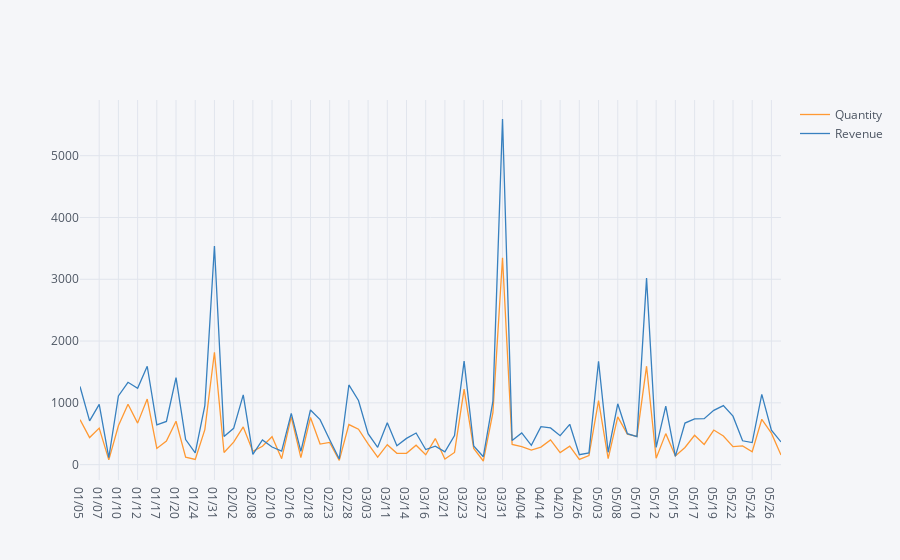

This figure's notebook cell:
### Code cell
france_qty_rvn.iplot(kind = 'line')

### Figure 1 — Plotly figure (JSON) as saved in the notebook; plotly's stock layout.template omitted (floating-point values rounded to 4 significant figures)
{"data": [{"line": {"color": "rgba(255, 153, 51, 1.0)", "dash": "solid", "shape": "linear", "width": 1.3}, "mode": "lines", "name": "Quantity", "text": "", "type": "scatter", "uid": "3a951284-a05b-4fe1-abc9-763491354eab", "x": ["01/05", "01/06", "01/07", "01/09", "01/10", "01/11", "01/12", "01/14", "01/17", "01/19", "01/20", "01/23", "01/24", "01/28", "01/31", "02/01", "02/02", "02/04", "02/08", "02/09", "02/10", "02/15", "02/16", "02/17", "02/18", "02/21", "02/23", "02/27", "02/28", "03/01", "03/03", "03/04", "03/11", "03/13", "03/14", "03/15", "03/16", "03/20", "03/21", "03/22", "03/23", "03/25", "03/27", "03/28", "03/31", "04/01", "04/04", "04/07", "04/14", "04/17", "04/20", "04/21", "04/26", "04/28", "05/03", "05/05", "05/08", "05/09", "05/10", "05/11", "05/12", "05/13", "05/15", "05/16", "05/17", "05/18", "05/19", "05/20", "05/22", "05/23", "05/24", "05/25", "05/26", "05/27"], "y": [728, 438, 591, 78, 628, 978, 672, 1061, 263, 383, 702, 120, 84, 567, 1819, 197, 365, 611, 214, 298, 452, 96, 772, 114, 763, 333, 360, 70, 649, 574, 338, 123, 323, 183, 184, 314, 159, 422, 90, 198, 1221, 261, 59, 842, 3349, 328, 293, 236, 284, 400, 196, 298, 84, 146, 1036, 98, 773, 494, 458, 1593, 105, 502, 140, 278, 476, 327, 560, 464, 291, 304, 208, 734, 510, 155]}, {"line": {"color": "rgba(55, 128, 191, 1.0)", "dash": "solid", "shape": "linear", "width": 1.3}, "mode": "lines", "name": "Revenue", "text": "", "type": "scatter", "uid": "f1715b93-0726-4513-ac36-6b1bff38957d", "x": ["01/05", "01/06", "01/07", "01/09", "01/10", "01/11", "01/12", "01/14", "01/17", "01/19", "01/20", "01/23", "01/24", "01/28", "01/31", "02/01", "02/02", "02/04", "02/08", "02/09", "02/10", "02/15", "02/16", "02/17", "02/18", "02/21", "02/23", "02/27", "02/28", "03/01", "03/03", "03/04", "03/11", "03/13", "03/14", "03/15", "03/16", "03/20", "03/21", "03/22", "03/23", "03/25", "03/27", "03/28", "03/31", "04/01", "04/04", "04/07", "04/14", "04/17", "04/20", "04/21", "04/26", "04/28", "05/03", "05/05", "05/08", "05/09", "05/10", "05/11", "05/12", "05/13", "05/15", "05/16", "05/17", "05/18", "05/19", "05/20", "05/22", "05/23", "05/24", "05/25", "05/26", "05/27"], "y": [1265.0, 709.0, 975.1, 114.0, 1112.0, 1333.0, 1236.0, 1592.0, 642.1, 698.8, 1409.0, 406.5, 190.2, 953.8, 3538.0, 456.8, 587.4, 1129.0, 165.9, 401.0, 285.6, 219.6, 829.7, 214, 884.6, 728.8, 403.8, 92.6, 1290.0, 1038.0, 501.2, 281.2, 676.9, 307.3, 425.4, 511.5, 244.8, 298.0, 205.9, 470.0, 1675.0, 303.9, 128.1, 1028.0, 5594.0, 390.8, 513.6, 312.2, 615.2, 594.2, 469.2, 652.6, 160.5, 191.1, 1673.0, 200, 984.4, 500.9, 453.1, 3019.0, 278.5, 946.5, 133.4, 672.6, 739.6, 743.5, 878.5, 956.4, 784.7, 386.0, 357.3, 1137.0, 558.5, 367.1]}], "layout": {"legend": {"bgcolor": "#F5F6F9", "font": {"color": "#4D5663"}}, "paper_bgcolor": "#F5F6F9", "plot_bgcolor": "#F5F6F9", "title": {"font": {"color": "#4D5663"}}, "xaxis": {"gridcolor": "#E1E5ED", "showgrid": true, "tickfont": {"color": "#4D5663"}, "title": {"font": {"color": "#4D5663"}, "text": ""}, "zerolinecolor": "#E1E5ED"}, "yaxis": {"gridcolor": "#E1E5ED", "showgrid": true, "tickfont": {"color": "#4D5663"}, "title": {"font": {"color": "#4D5663"}, "text": ""}, "zerolinecolor": "#E1E5ED"}}}
